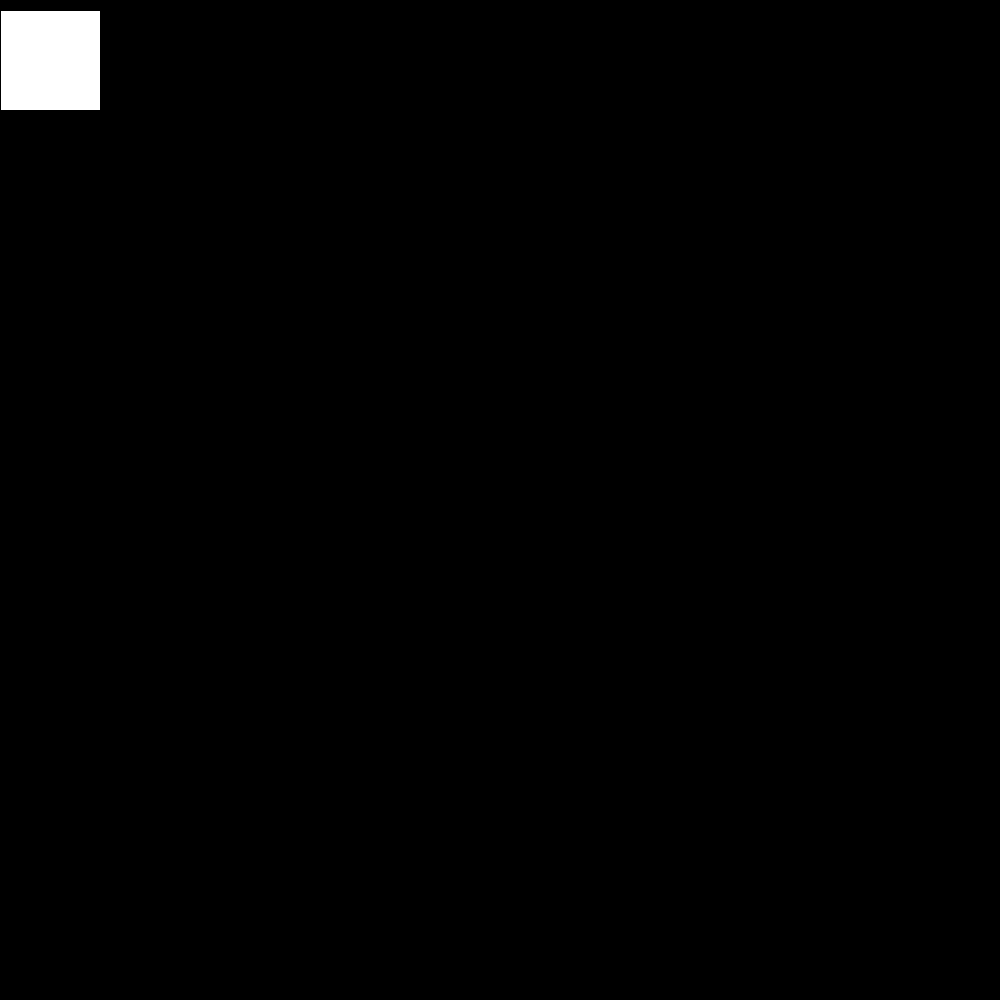
Frame 1 (no input)
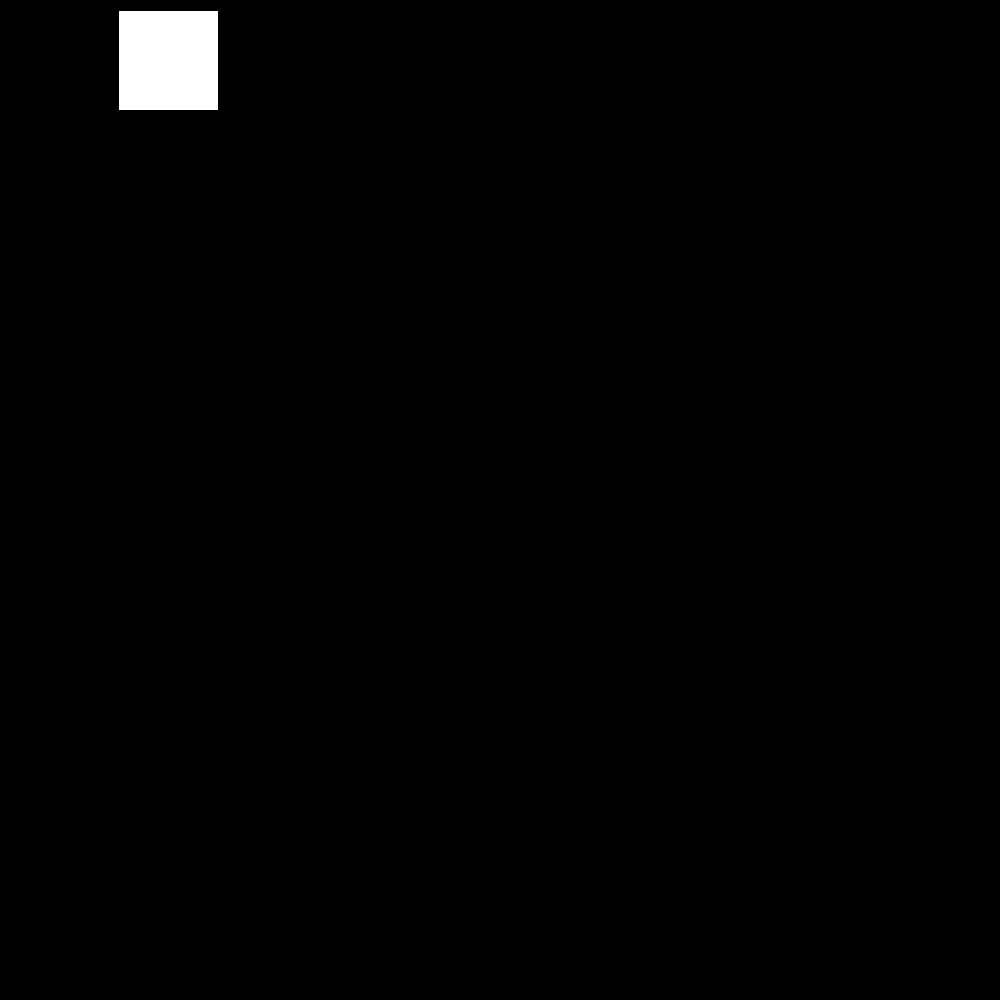
Frame 60 (the mouse pressed at the canvas centre just before this capture)
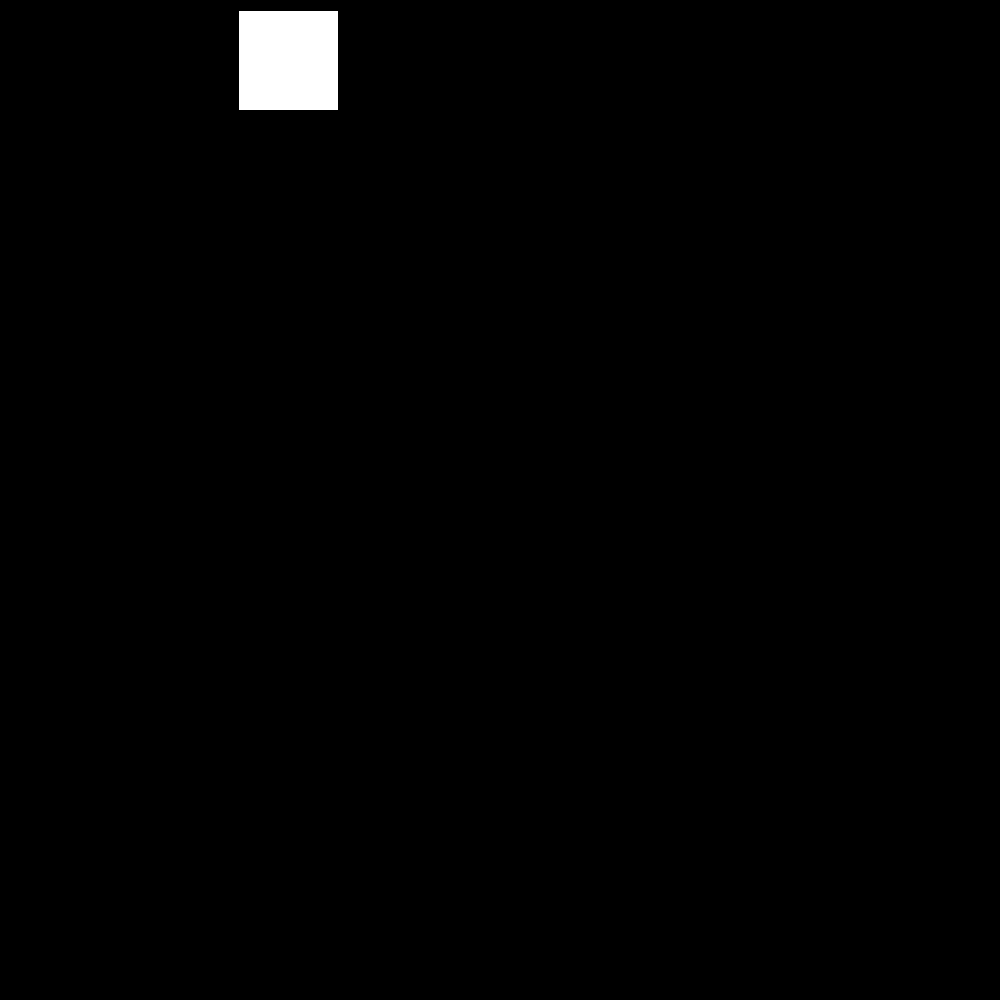
Frame 120 (the mouse held since frame 60 and released just before this capture)

The Processing sketch that drew these frames (run headless with seeded random() and noise(); from frame 60 on, the mouse is pressed at the canvas centre):

// Processing sketch: square
// ── square.pde
int xpos = 0;
int ypos = 10;
void setup(){


size(1000,1000);

}

void draw(){
background(0,0,0);
  if (xpos < 850){
  
rect (xpos, 10, 100, 100);
xpos = xpos+2;
  }
  else {
  rect (xpos, ypos, 100, 100);
ypos = ypos+2;
  
  
  }
    
  
  
  
 

}
